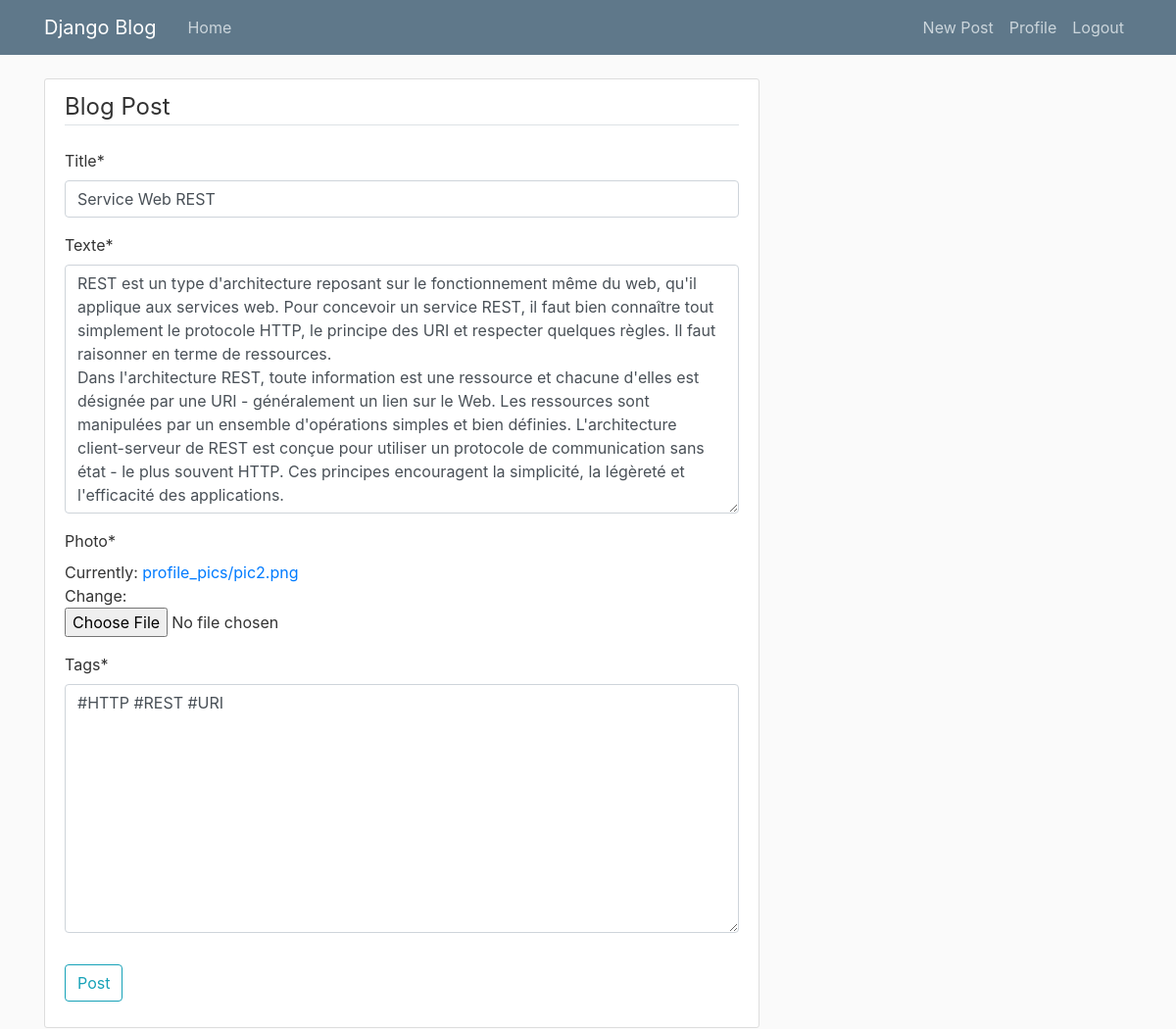
Page /post/2/update/ (signed in) on the committed database.
### blog/models.py (models this page shows, shortened)
class Post(models.Model):
	title = models.CharField(max_length=100)
	texte = models.TextField()
	photo = models.ImageField(default='pic1.png', upload_to='profile_pics')
	tags = models.TextField()

### blog/views.py (the view, shortened to what this page needs)
# urls.py: path('post/<int:pk>/update/', PostUpdateView.as_view(), name='post-update'),
class PostUpdateView(LoginRequiredMixin, UpdateView):
	model = Post
	fields = ['title','texte','photo','tags']

### blog/templates/blog/post_form.html (shortened to what this page needs)
{% extends "blog/base.html" %}
{% load crispy_forms_tags %}
{% block content %}
    <div class="content-section">
        <form method="POST" enctype="multipart/form-data">
            <fieldset class="form-group">
                <legend class="border-bottom mb-4">Blog Post</legend>
                {{ form |crispy }}
            </fieldset>
            <div class="form-group">
                <button class="btn btn-outline-info" type="submit">Post</button>
            </div>
        </form>
    </div>
{% endblock content %}

### blog/static/blog/main.css (style rules this page uses)
body { background: #fafafa; color: #333333; margin-top: 5rem; }
.content-section { background: #ffffff; padding: 10px 20px; border: 1px solid #dddddd; border-radius: 3px; margin-bottom: 20px; }

### rows in the picture
Post: title "Service Web REST", texte "REST est un type d'architecture reposant sur le fonctionnement même du web, qu'il applique aux services web. Pour concevoir un service REST, il faut bien connaître tout simplement le protocole HTTP, le principe des URI et respecter quelques règles. Il faut raisonner en terme de ressources. Dans l'architecture REST, toute information est une ressource et chacune d'elles est désignée par une URI - généralement un lien sur le Web. Les ressources sont manipulées par un ensemble d'opérations simples et bien définies. L'architecture client-serveur de REST est conçue pour utiliser un protocole de communication sans état - le plus souvent HTTP. Ces principes encouragent la simplicité, la légèreté…", tags "#HTTP #REST #URI"
